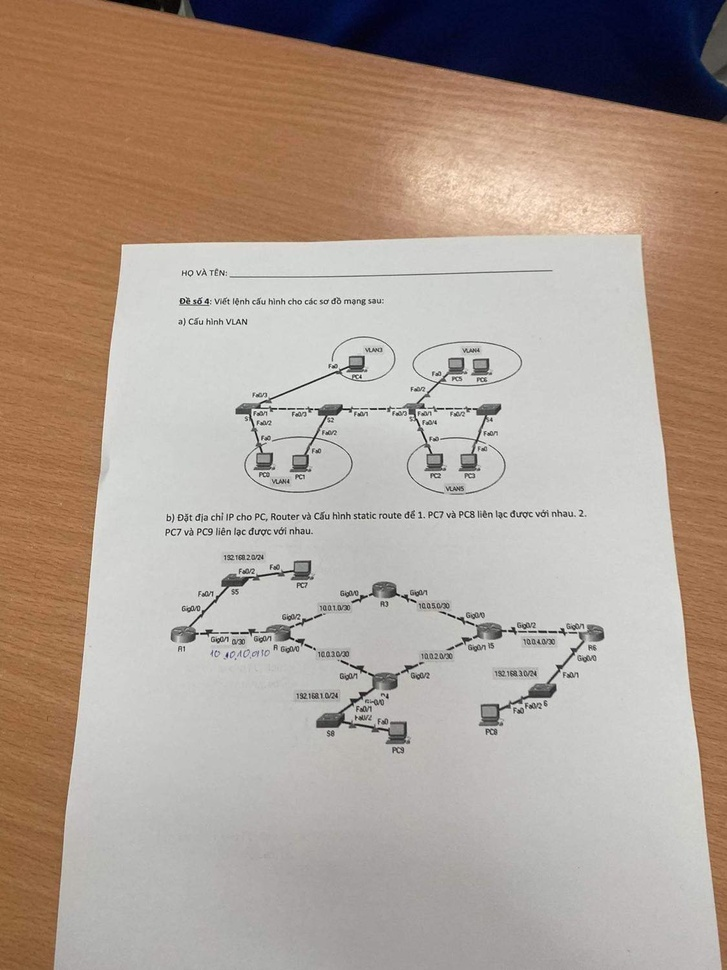
#> input picture Thiet ke va quan tri mang/312613422_1159462161308719_5181956673387621181_n.jpg, 727 x 970 px, shrunk from 1125 x 1500 before the run, given in place of COSTA RICA IN 4K 60fps HDR (ULTRA HD)_2.mp4, which was not available
$ python 'BTL xử lý ảnh.py'
#> lines starting #> are read from the running program, lines starting #| are printed output that depends on the picture; after the words box and inside, x2 and y2 are one past the last pixel; in counts of white or black regions, pixels touching at a corner belong together; pictures that were not available may be replaced by others from this repository, and a replacement may not be noted
import cv2
import sys
import numpy as np
vid=cv2.VideoCapture(r"C:\Users\Tsuki Hentai\Downloads\Video\COSTA RICA IN 4K 60fps HDR (ULTRA HD)_2.mp4")
if vid.isOpened()==False:
    print("Error when open video")
    sys.exit(1)
while vid.isOpened()==True:
    ret,frame=vid.read()
#> frame is the input picture: shape (970, 727, 3); mean B, G, R 147.4, 158.6, 173.9
    if ret==True:
        anhxam = cv2.cvtColor(frame, cv2.COLOR_BGR2GRAY)
        cv2.imshow("Input video",frame)
        histogram=cv2.equalizeHist(anhxam)
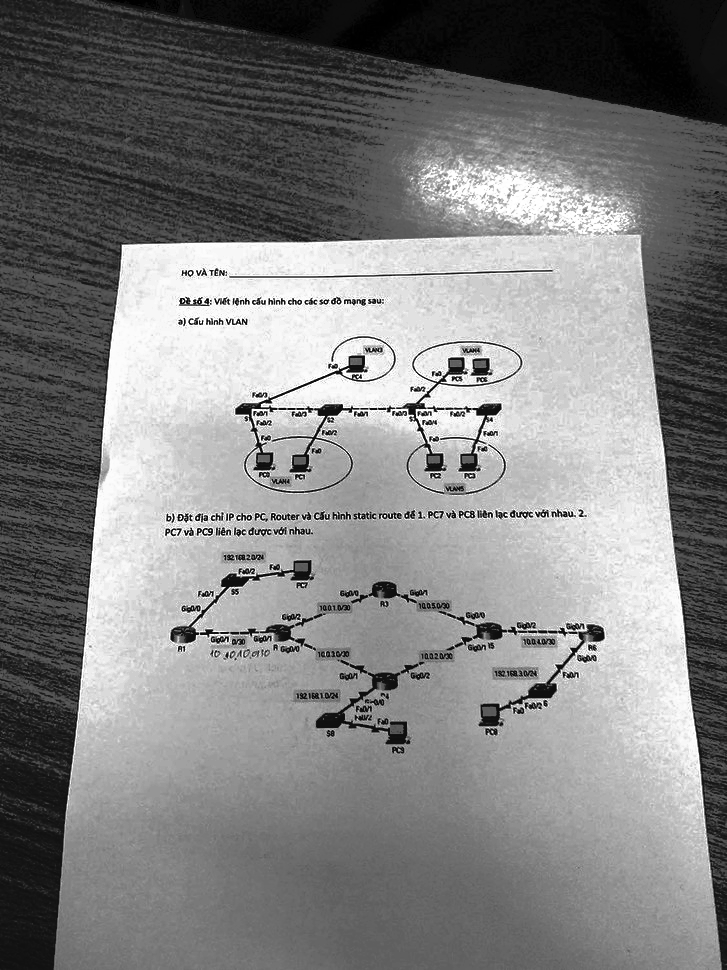
#> histogram: shape (970, 727); min 0, max 255, mean 129
        cv2.imshow("Can bang Histogram",histogram)
        ret,tachnguong=cv2.threshold(anhxam,127,255,cv2.THRESH_BINARY)
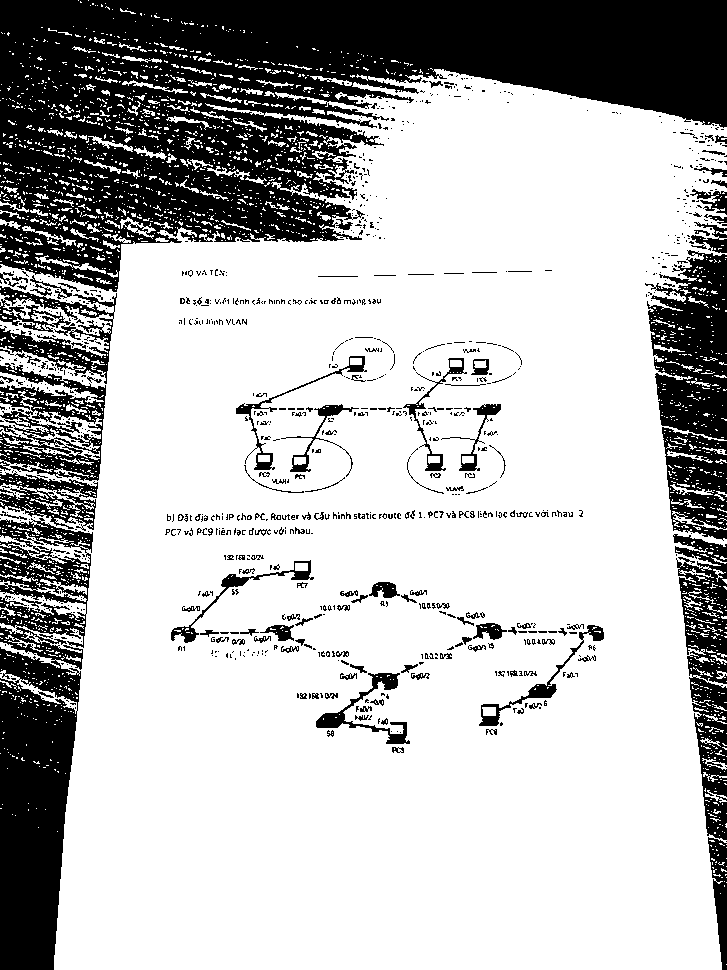
#> tachnguong: shape (970, 727); 72.6% white; 994 black regions (843 under 20 px), largest, box (x1, y1, x2, y2) and area: (0, 0, 727, 292) 111247, (0, 518, 93, 970) 26817, (645, 250, 727, 440) 10521
        cv2.imshow("Tach nguong Thresholding",tachnguong)

        amban=np.invert(anhxam)
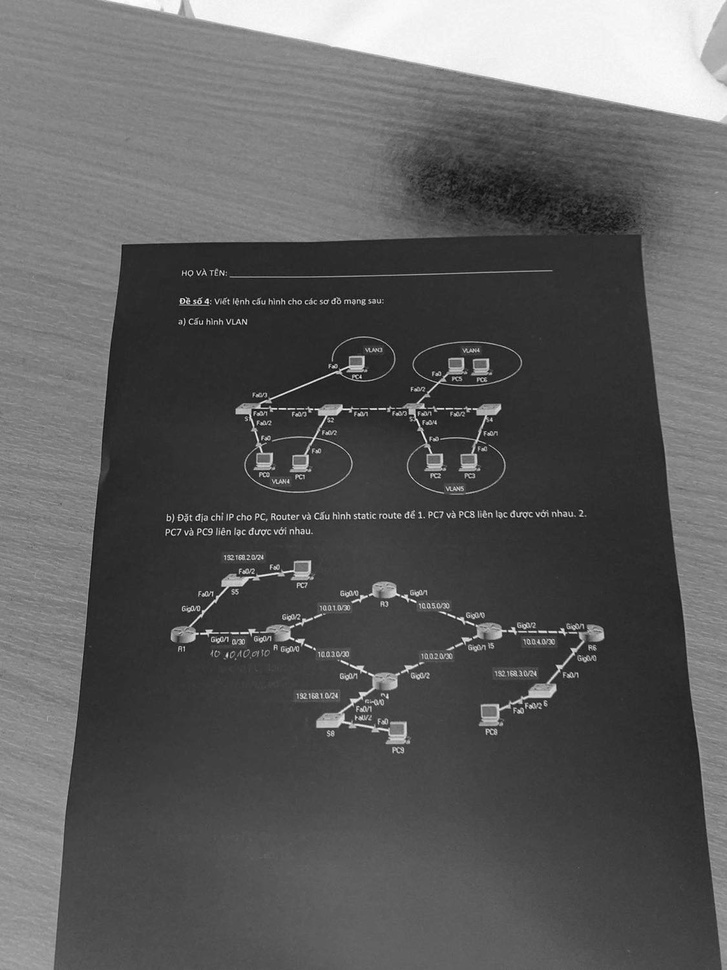
#> amban: shape (970, 727); min 0, max 255, mean 93
        cv2.imshow("Anh am ban Negative Image",amban)

        c = 255 / np.log(1 + np.max(amban))
#> c = 45.99
        logaritthmic = c * (np.log(amban + 1))
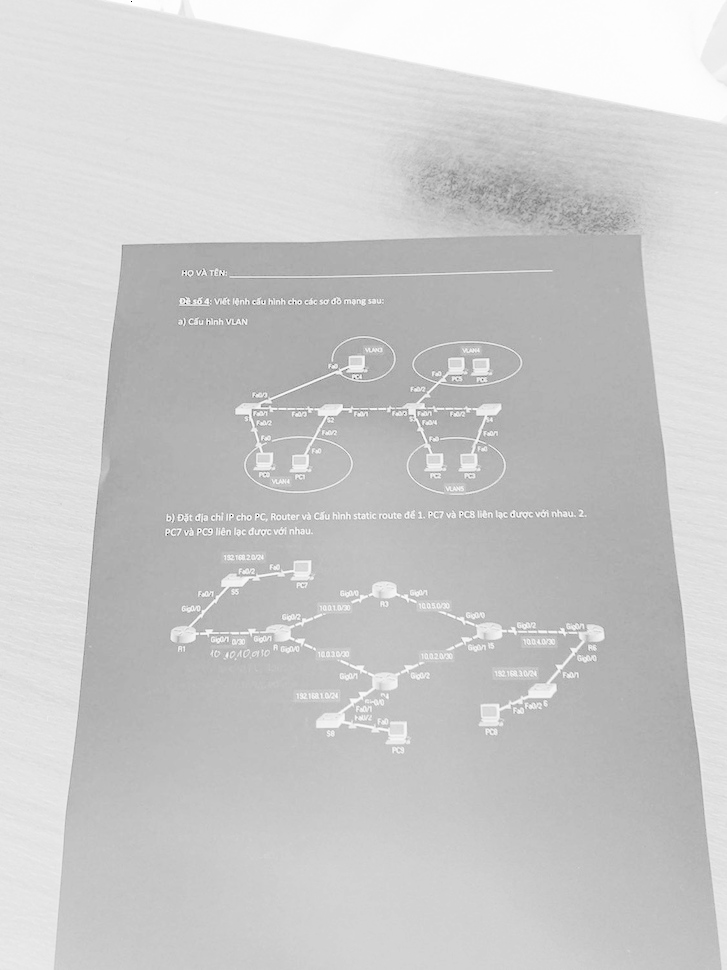
#> logaritthmic: shape (970, 727) float16; 0% of the values are NaN or infinite; the others: min 0, max 255, mean 203; drawn with min black, max white, NaN and infinite black
        logaritthmic=np.array(logaritthmic, dtype = np.uint8)
        cv2.imshow("Logarithmic",logaritthmic)

        alpha = 1.5
        beta = 0
        constrast=cv2.convertScaleAbs(frame, alpha=alpha, beta=beta)
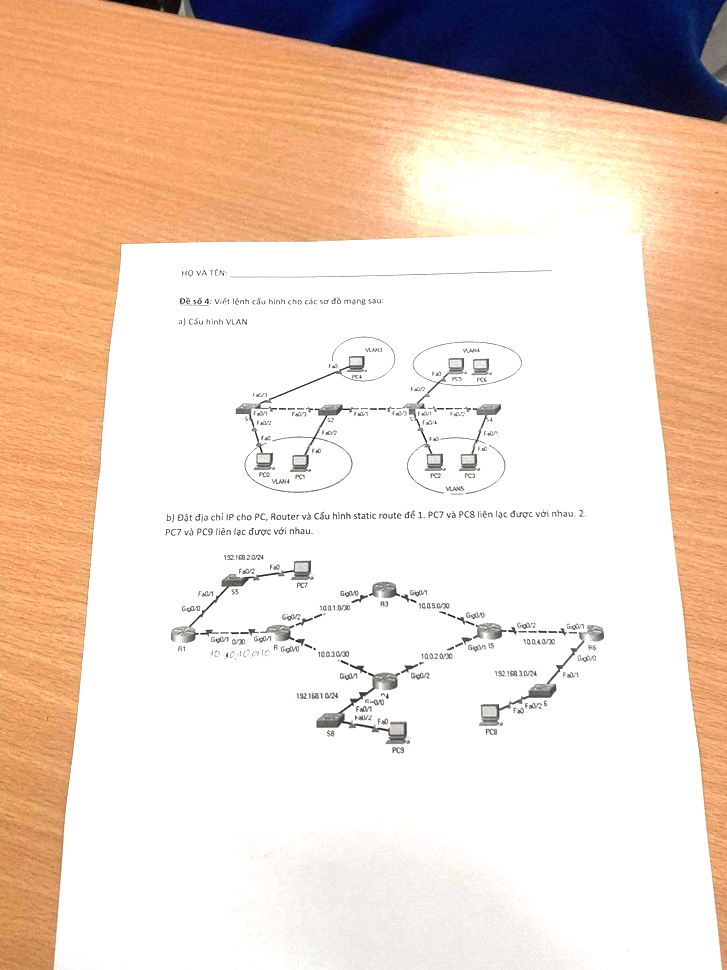
#> constrast: shape (970, 727, 3); mean B, G, R 199.8, 214.1, 234.7
        cv2.imshow("Tang tuong phan Constrast enhancement",constrast)

        kernel=np.ones((5,5),np.float32)/25
        mean=cv2.filter2D(anhxam,-1,kernel)
        cv2.imshow("Loc trung binh Mean filter",mean)

        median=cv2.medianBlur(anhxam,3)
        cv2.imshow("Loc trung vi MedianBlur",median)

        gausian=cv2.GaussianBlur(anhxam,(3,3),0)
        cv2.imshow("Loc Gaussian",gausian)

        gauss = cv2.GaussianBlur(anhxam, (7, 7), 0)
        unsharp_image = cv2.addWeighted(anhxam, 2, gauss, -1, 0)
        cv2.imshow("Linear sharpenig",unsharp_image)

        kernel_x=np.array([[-1,0,1],
                            [-2,0,2],
                            [-1,0,1]])
        kernel_y = np.array([[-1, -2, -1],
                                 [0, 0, 0],
                                 [1, 2, 1]])
        fx=cv2.filter2D(anhxam,-1,kernel_x)
        fy=cv2.filter2D(anhxam,-1,kernel_y)
        cv2.imshow("Gradient image X",fx)
        cv2.imshow("Gradient image Y",fy)

        edge=cv2.Canny(anhxam,100,200)
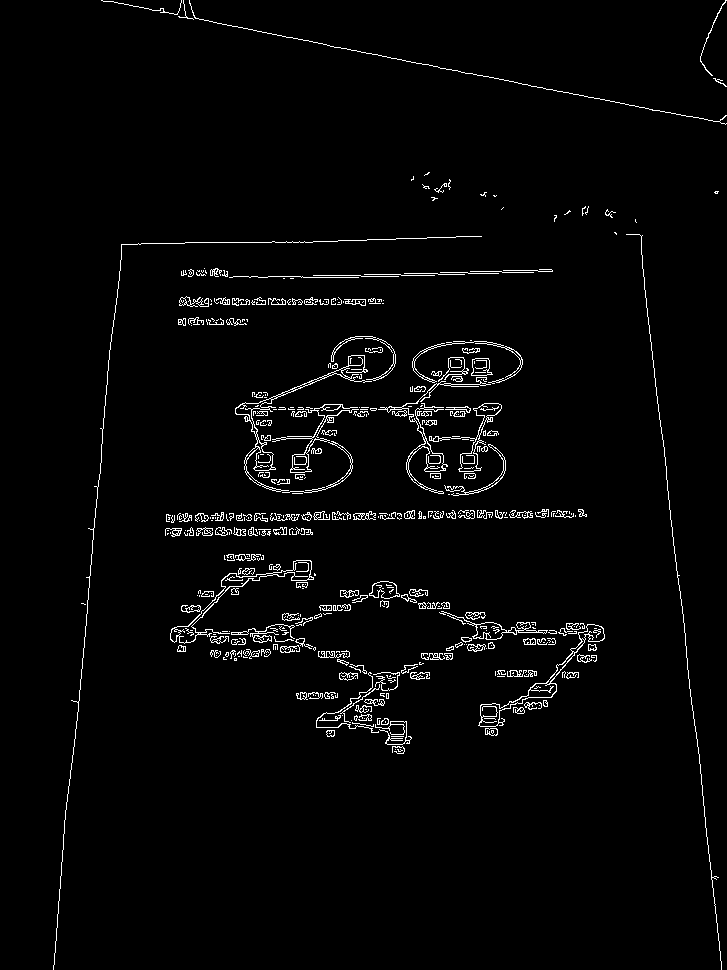
#> edge: shape (970, 727); 2.5% white in thin lines or dots
        cv2.imshow("Egde detection",edge)
        if cv2.waitKey(10)==ord('q'):
#> (key q is pressed here)
            break
    else:
        break
vid.release()
cv2.destroyAllWindows()
